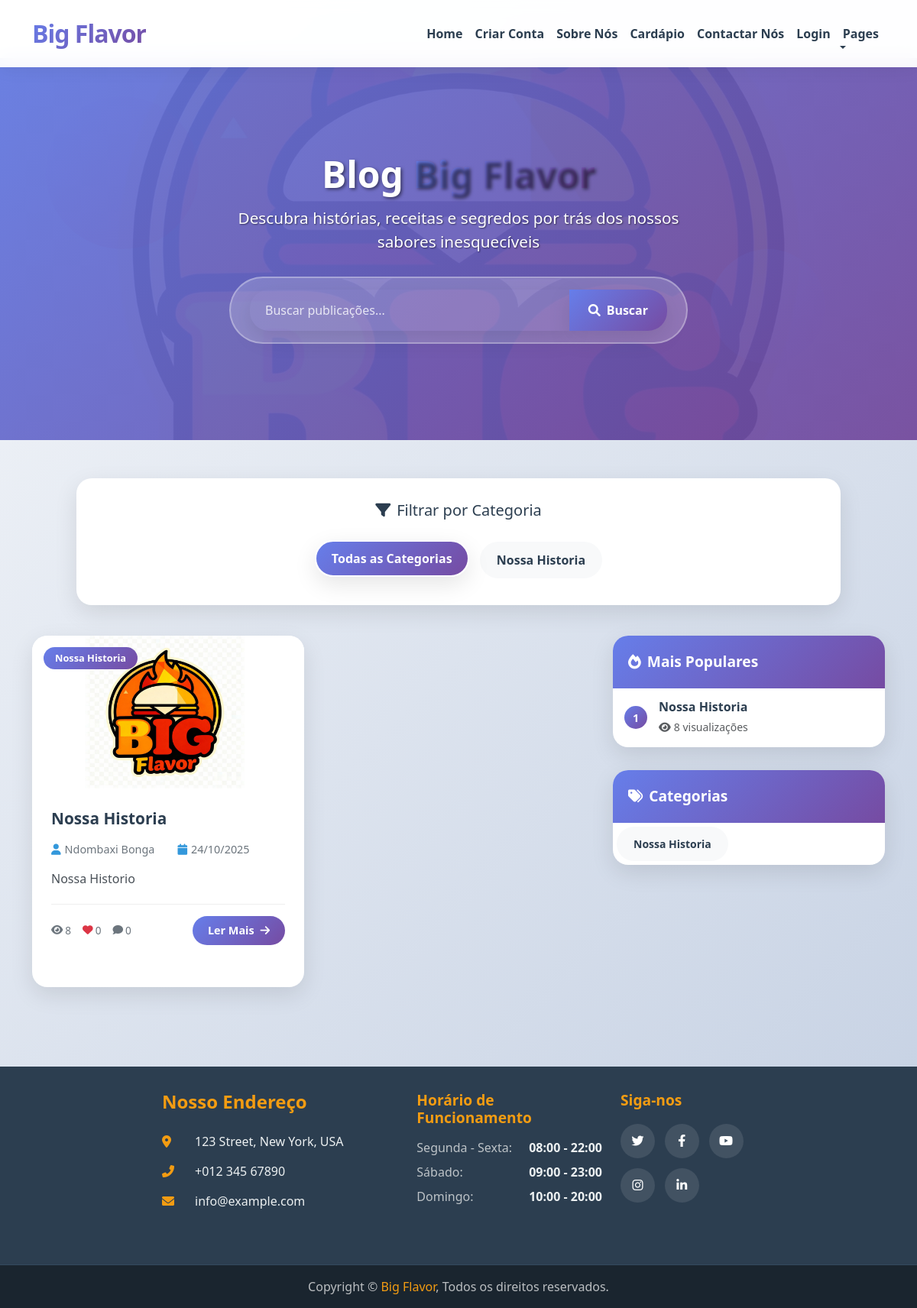
Before: /blog/ with the older database file.
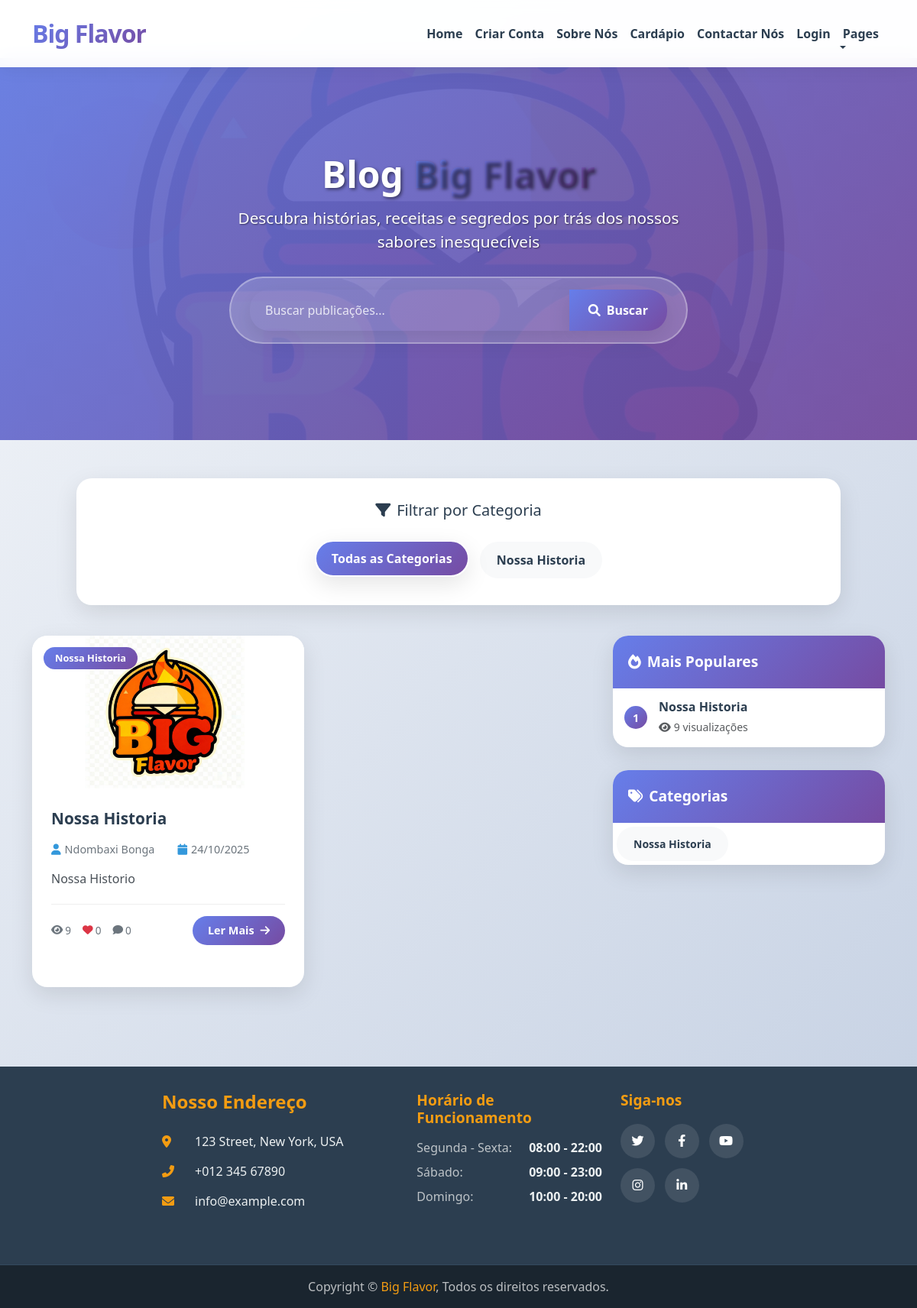
After: the same page with the newer database file.
### blog/models.py (models this page shows, shortened)
class Publicacao(models.Model):
    titulo = models.CharField(max_length=200)
    slug = models.SlugField(unique=True)
    conteudo = models.TextField()
    resumo = models.TextField(max_length=300)
    autor = models.ForeignKey(settings.AUTH_USER_MODEL, on_delete=models.CASCADE)
    categoria = models.ForeignKey(Categoria, on_delete=models.SET_NULL, null=True)
    imagem_destaque = models.ImageField(upload_to='blog/', blank=True, null=True)
    data_publicacao = models.DateTimeField(default=timezone.now)
    data_atualizacao = models.DateTimeField(auto_now=True)
    publicado = models.BooleanField(default=False)
    visualizacoes = models.PositiveIntegerField(default=0)
    likes = models.ManyToManyField(
        settings.AUTH_USER_MODEL,
        related_name='post_likes',
        blank=True
    )
    adores = models.ManyToManyField(
        settings.AUTH_USER_MODEL,
        related_name='post_adores',
        blank=True
    )
    class Meta:
        ordering = ['-data_publicacao']
        verbose_name = 'Publicação'
        verbose_name_plural = 'Publicações'
    def get_absolute_url(self):
        return reverse('detalhes_publicacao', kwargs={'pk': self.id})
    def total_comentarios(self):
        cache_key = f'publicacao_{self.id}_total_comentarios'
        total = cache.get(cache_key)
        if total is None:
            total = self.comentarios.count()
            cache.set(cache_key, total, 300)  # Cache por 5 minutos
        return total
    def total_likes(self):
        cache_key = f'publicacao_{self.id}_total_likes'
        total = cache.get(cache_key)
        if total is None:
            total = self.likes.count()
            cache.set(cache_key, total, 300)
        return total

class Categoria(models.Model):
    nome = models.CharField(max_length=100)
    slug = models.SlugField(unique=True)
    class Meta:
        verbose_name = 'Categoria'
        verbose_name_plural = 'Categorias'

### conta/models.py (models this page shows, shortened)
class Usuario(AbstractUser):
    username = models.CharField(
        max_length=150,
        unique=True,
        blank=True,
        null=True
    )
    email = models.EmailField('E-mail', unique=True)
    nome = models.CharField('Nome Completo', max_length=100)
    telemovel = models.CharField('Telemóvel', max_length=15, blank=True, null=True)
    cpf = models.CharField('CPF', max_length=14, unique=True)
    data_nascimento = models.DateField('Data de Nascimento', blank=True, null=True)
    bairro = models.CharField('Bairro', max_length=100, blank=True, null=True)
    cidade = models.CharField('Cidade', max_length=100, blank=True, null=True)
    provincia = models.CharField('Província', max_length=50, blank=True, null=True)
    municipio = models.CharField('Município', max_length=50, blank=True, null=True)
    foto_perfil = models.ImageField(
        'Foto de Perfil',
        upload_to='avatars/%Y/%m/%d/',
        blank=True,
        null=True
    )
    data_criacao = models.DateTimeField('Data de Criação', default=timezone.now)
    data_atualizacao = models.DateTimeField('Data de Atualização', auto_now=True)
    USERNAME_FIELD = 'email'
    REQUIRED_FIELDS = ['nome', 'cpf', 'username']
    class Meta:
        verbose_name = 'Usuário'
        verbose_name_plural = 'Usuários'
        db_table = 'conta_usuario'

### blog/views.py (the view)
# urls.py: path('', views.ListaPublicacoesView.as_view(), name='lista_publicacoes'),
@method_decorator(cache_page(60 * 15), name='dispatch')
@method_decorator(vary_on_cookie, name='dispatch')
class ListaPublicacoesView(ListView):
    model = Publicacao
    template_name = 'lista_publicacoes.html'
    context_object_name = 'publicacoes'
    paginate_by = 6
    def get_queryset(self):
        queryset = Publicacao.objects.filter(publicado=True)
        categoria_id = self.kwargs.get('categoria_id')
        if categoria_id:
            categoria = get_object_or_404(Categoria, id=categoria_id)
            queryset = queryset.filter(categoria=categoria)
        query = self.request.GET.get('q')
        if query:
            queryset = queryset.filter(
                Q(titulo__icontains=query) |
                Q(conteudo__icontains=query) |
                Q(resumo__icontains=query)
            )
        return queryset
    def get_context_data(self, **kwargs):
        context = super().get_context_data(**kwargs)
        context['categorias'] = Categoria.objects.all()
        context['publicacoes_populares'] = Publicacao.objects.filter(
            publicado=True
        ).order_by('-visualizacoes')[:5]
        return context

### index/context_processors.py (called while the page is built, shortened)
def cache_context(timeout):
    def decorator(func):
        def wrapper(request):
            cache_key = f"context_{func.__name__}_{request.user.id if request.user.is_authenticated else 'anon'}"
            cached_data = cache.get(cache_key)
            if cached_data is None:
                cached_data = func(request)
                cache.set(cache_key, cached_data, timeout)
            return cached_data
        return wrapper
    return decorator

@cache_context(60 * 15)  # 15 minutos de cache para stats do dashboard
def dashboard_stats(request):
    return {}

### blog/templates/lista_publicacoes.html (shortened to what the changed rows need)
<!DOCTYPE html>
{% load static %}
{% load cache %}
<html lang="pt-br">
<head>
    <link rel="preload" href="https://cdn.jsdelivr.net/npm/bootstrap@5.3.0/dist/css/bootstrap.min.css" as="style" onload="this.onload=null;this.rel='stylesheet'">
    <link rel="preload" href="https://cdnjs.cloudflare.com/ajax/libs/font-awesome/6.0.0/css/all.min.css" as="style" onload="this.onload=null;this.rel='stylesheet'">
    <link rel="preload" href="https://unpkg.com/aos@2.3.1/dist/aos.css" as="style" onload="this.onload=null;this.rel='stylesheet'">
    {% cache 86400 css_lista %}
    <link href="{% static 'css/lista.css' %}" rel="stylesheet">
    {% endcache %}
</head>
<body>
    <section class="hero-section">
        {% cache 86400 hero_blog %}
        <div class="hero-content">
            <h1 class="hero-title" data-aos="fade-up">Blog <span>Big Flavor</span></h1>
        </div>
        {% endcache %}
    </section>
    <div class="container">
        <div class="row">
            <div class="col-lg-8">
                {% if publicacoes %}
                <div class="row">
                    {% for publicacao in publicacoes %}
                    {% cache 900 post_card publicacao.id publicacao.data_publicacao|date:"Y-m-d_H-i" %}
                    <div class="col-md-6 mb-4" data-aos="fade-up" data-aos-delay="{% widthratio forloop.counter0 1 100 %}">
                        <div class="post-card">
                            <div class="post-image-container">
                                {% if publicacao.imagem_destaque %}
                                <img src="{{ publicacao.imagem_destaque.url }}" class="post-image" alt="{{ publicacao.titulo }}" loading="lazy">
                                {% else %}
                                <div class="post-image-placeholder bg-light d-flex align-items-center justify-content-center">
                                    <i class="fas fa-image fa-3x text-muted"></i>
                                </div>
                                {% endif %}
                                <span class="post-category">{{ publicacao.categoria.nome }}</span>
                            </div>
                            <div class="post-body">
                                <h3 class="post-title">{{ publicacao.titulo }}</h3>
                                <div class="post-meta">
                                    <span>
                                        <i class="fas fa-user"></i>
                                        {{ publicacao.autor.username }}
                                    </span>
                                    <span>
                                        <i class="fas fa-calendar"></i>
                                        {{ publicacao.data_publicacao|date:"d/m/Y" }}
                                    </span>
                                </div>
                                <p class="post-excerpt">
                                    {{ publicacao.resumo|truncatewords:25 }}
                                </p>
                                <div class="post-stats">
                                    <div class="stat-group">
                                        <span class="stat-item">
                                            <i class="fas fa-eye"></i> {{ publicacao.visualizacoes }}
                                        </span>
                                        <span class="stat-item">
                                            <i class="fas fa-heart text-danger"></i> {{ publicacao.total_likes }}
                                        </span>
                                        <span class="stat-item">
                                            <i class="fas fa-comment"></i> {{ publicacao.total_comentarios }}
                                        </span>
                                    </div>
                                    <a href="{{ publicacao.get_absolute_url }}" class="read-more-btn">
                                        Ler Mais <i class="fas fa-arrow-right ms-1"></i>
                                    </a>
                                </div>
                            </div>
                        </div>
                    </div>
                    {% endcache %}
                    {% endfor %}
                </div>
                {% endif %}
            </div>
            <div class="col-lg-4">
                {% cache 1800 popular_posts %}
                <div class="sidebar-card" data-aos="fade-left" data-aos-delay="200">
                    <div class="card-body p-0">
                        {% for popular in publicacoes_populares %}
                        <a href="{{ popular.get_absolute_url }}" class="popular-post text-decoration-none">
                            <div class="popular-rank">{{ forloop.counter }}</div>
                            <div class="popular-content">
                                <h6 class="mb-1">{{ popular.titulo|truncatewords:8 }}</h6>
                                <small class="text-muted">
                                    <i class="fas fa-eye me-1"></i>{{ popular.visualizacoes }} visualizações
                                </small>
                            </div>
                        </a>
                        {% empty %}
                        <div class="text-center py-4 text-muted">
                            <i class="fas fa-info-circle me-2"></i>Nenhuma publicação popular
                        </div>
                        {% endfor %}
                    </div>
                </div>
                {% endcache %}
            </div>
        </div>
    </div>
    {% cache 86400 footer_dashboard %}
    <footer class="footer">
        <div class="container-fluid">
            <div class="row justify-content-center">
                <div class="col-12 col-lg-10 col-xl-8">
                    <div class="row align-items-start">
                        <div class="col-12 col-md-6 col-lg-5 mb-4">
                            <div class="footer-contact">
                                <h2 class="footer-title">Nosso Endereço</h2>
                            </div>
                        </div>
                        <div class="col-12 col-md-6 col-lg-4 mb-4">
                            <div class="footer-hours">
                                <h2 class="footer-title">Horário de Funcionamento</h2>
                            </div>
                        </div>
                        <div class="col-12 col-md-6 col-lg-3 mb-4">
                            <div class="footer-social-section">
                                <h2 class="footer-title">Siga-nos</h2>
                            </div>
                        </div>
                    </div>
                </div>
            </div>
        </div>
    </footer>
    {% endcache %}
</body>
</html>

Changed rows visible on the page:
changed Publicacao "Nossa Historia": visualizacoes "8" → "9"
